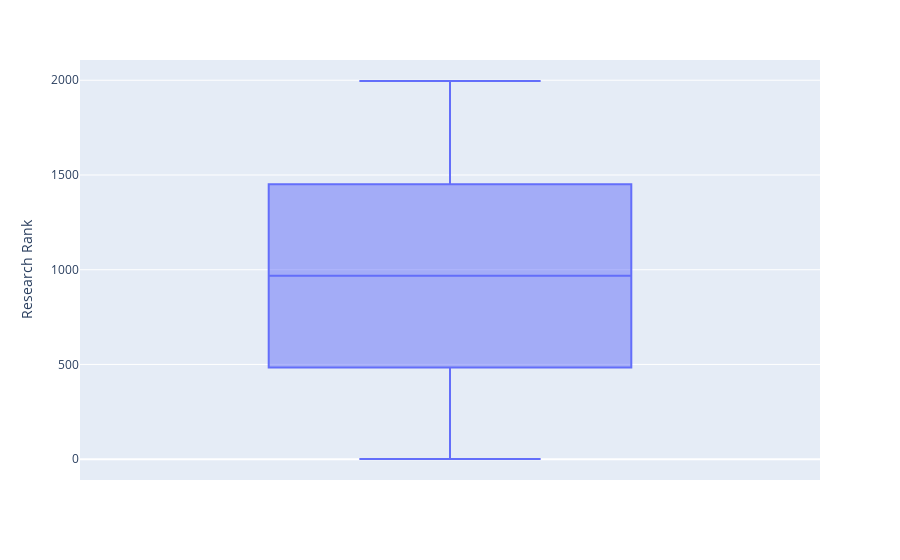

Source (notebook cell):
### Markdown cell above
There are many upper whiskers in the boxplot. However, it is logical to have these outliers as the data is based on the performance of the universities. We will not remove these outliers.

### Code cell
fig = px.box(data_frame=wru_ranking, y="Research Rank")
fig.show()

### Figure 1 — Plotly figure (JSON) as saved in the notebook; plotly's stock layout.template omitted (floating-point values rounded to 4 significant figures; data arrays with more than 128 entries replaced by an {"elided": "..."} marker saying what was removed)
{"data": [{"alignmentgroup": "True", "hovertemplate": "Research Rank=%{y}<extra></extra>", "legendgroup": "", "marker": {"color": "#636efa"}, "name": "", "notched": false, "offsetgroup": "", "orientation": "v", "showlegend": false, "type": "box", "x0": " ", "xaxis": "x", "y": {"elided": "2000 int values"}, "y0": " ", "yaxis": "y"}], "layout": {"boxmode": "group", "legend": {"tracegroupgap": 0}, "margin": {"t": 60}, "xaxis": {"anchor": "y", "domain": [0, 1]}, "yaxis": {"anchor": "x", "domain": [0, 1], "title": {"text": "Research Rank"}}}}
